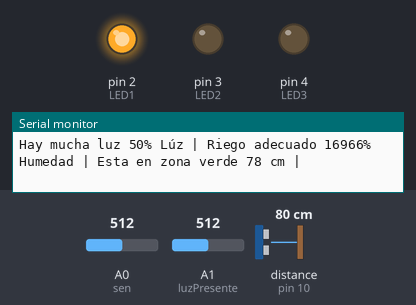
The sketch below on a simulated Arduino Uno, built with avr-gcc and run on an emulated ATmega328P. Shown: output pins drawn as LEDs (lit = HIGH), the last lines printed to the serial monitor. Wiring (inferred from the names in the program): ultrasonic range finder: trigger pin 9; echo pin 10. The inputs (shaded band) are chosen by the test bench; at power-on: distance to the obstacle (sensor on pin 10) 80 cm, A0 (sen) = 512, A1 (luzPresente) = 512. The echo pulse lasts 58.3 µs per cm; pins used as bus, display or sensor lines are not drawn.

Above: at 1.2 s.
1.3 s: distance to the obstacle (sensor on pin 10) set to 47 cm
4.3 s: distance to the obstacle (sensor on pin 10) set to 38 cm
At 5.5 s:
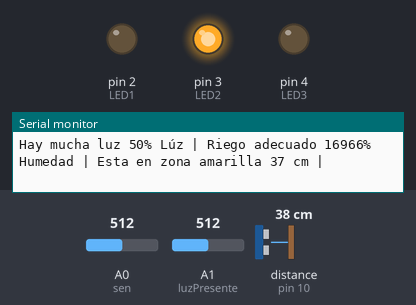
5.8 s: distance to the obstacle (sensor on pin 10) set to 22 cm
8.8 s: distance to the obstacle (sensor on pin 10) set to 18 cm
At 10.0 s:
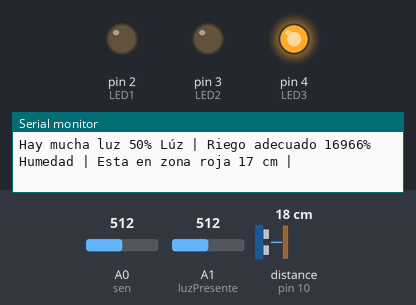
10.3 s: A0 (sen) set to 706
13.3 s: A0 (sen) set to 738
Timing chart, 0 to 16.3 s (numbered marks = the images above; inputs shaded):
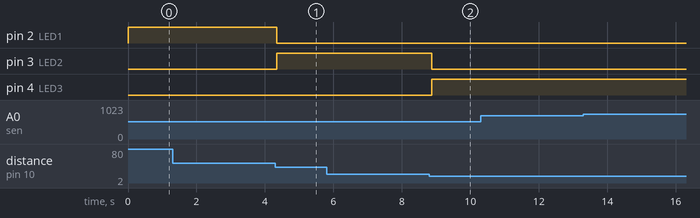

Measured:
- the behaviour switches between 42 and 41 cm on distance to the obstacle (sensor on pin 10) (found by bisection; images 0 and 1)
- the behaviour switches between 21 and 20 cm on distance to the obstacle (sensor on pin 10) (found by bisection; images 1 and 2)
- after the input at 4.3 s, pin 2 (LED1): HIGH → LOW at once; pin 3 (LED2): LOW → HIGH at once
- after the input at 8.8 s, pin 3 (LED2): HIGH → LOW after 0.07 s; pin 4 (LED3): LOW → HIGH after 0.07 s

The sketch:

practica4.ino
```cpp
const int sen = A0;
const int luzPresente = A1;
const int Trigger = 9;
const int Echo = 10;
const int LED1 = 2;
const int LED2 = 3;
const int LED3 = 4;
void setup() {
  Serial.begin(9600);
  pinMode(Trigger, OUTPUT);
  pinMode(Echo, INPUT);
  digitalWrite(Trigger, LOW);
  pinMode(LED1, OUTPUT); //VERDE
  pinMode(LED2, OUTPUT); //AMARILLO
  pinMode(LED3, OUTPUT); //ROJO
}

void loop() {
  int humedad = analogRead(sen);
  int h = map(humedad, 1018, 1021, 100, 0);
  int luzLeida = analogRead(luzPresente);
  int luz = map(luzLeida, 0, 1023, 0, 100);
  long t;
  long d;
  digitalWrite(Trigger, HIGH);
  delayMicroseconds(10);
  digitalWrite(Trigger, LOW);
  t = pulseIn(Echo, HIGH);
  d = t / 2 * 0.034;
  verificarDistancia(d);
  verificarLuz(luz,h);

}
void verificarDistancia(long distancia) {
  if (distancia <= 19 && distancia < 20) {
    Serial.print("Esta en zona roja ");
    digitalWrite(LED1,LOW);
    digitalWrite(LED2,LOW);
    digitalWrite(LED3,HIGH);
  } else if (distancia >= 20 && distancia <= 40) {
    Serial.print("Esta en zona amarilla ");
    digitalWrite(LED1,LOW);
    digitalWrite(LED2,HIGH);
    digitalWrite(LED3,LOW);
  } else {
    Serial.print("Esta en zona verde ");
    digitalWrite(LED1,HIGH);
    digitalWrite(LED2,LOW);
    digitalWrite(LED3,LOW);
  }
    Serial.print(distancia);
    Serial.print(" cm | ");
    Serial.println("");
}

void verificarLuz(int luz, int humedad) {
  if (luz <= 10 && luz < 11) {
    Serial.print("Hay poca luz ");
    Serial.print(luz);
    Serial.print("% Lúz | ");
    if (humedad <= 34 && humedad >= 0) {
      Serial.print("Se requiere riego, regar ahora mismo ");
    } else {
      Serial.print("Riego adecuado ");
    }
  } else {
    Serial.print("Hay mucha luz ");
    Serial.print(luz);
    Serial.print("% Lúz | ");
    if (humedad <= 34 && humedad >= 0) {
      Serial.print("Se requiere riego, riegue en la noche ");
    } else {
      Serial.print("Riego adecuado ");
    }

  }
  Serial.print(humedad);
  Serial.print("% Humedad | ");
}
```
